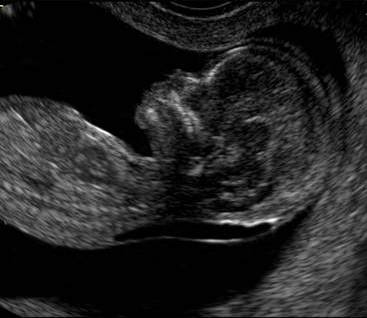
#> input picture obes_2/lab1/image0261.jpg, 367 x 318 px
$ python lab1_1.py
#> lines starting #> are read from the running program, lines starting #| are printed output that depends on the picture
import numpy as np
import matplotlib.pyplot as plt
import imghdr
import PIL
from PIL import ImageEnhance

path = r'image0261.jpg';
img_arr = plt.imread(path);
#> img_arr is the input picture: shape (318, 367, 3); mean R, G, B 34.3, 34.3, 34.3
ImType = imghdr.what(path);
Size_arr = np.shape(img_arr);
#> Size_arr = (318, 367, 3)
print('Тип зображення: ', ImType);
print('Розміри: '+str(Size_arr[0])+' x '+str(Size_arr[1])+' x '+str(Size_arr[2]));
#| Розміри: 318 x 367 x 3

plt.figure();
Image = plt.imshow(img_arr, cmap='Greys');
plt.title("Ультразвукове зображення плоду (за замовчуванням)");
plt.colorbar(Image)
plt.show()
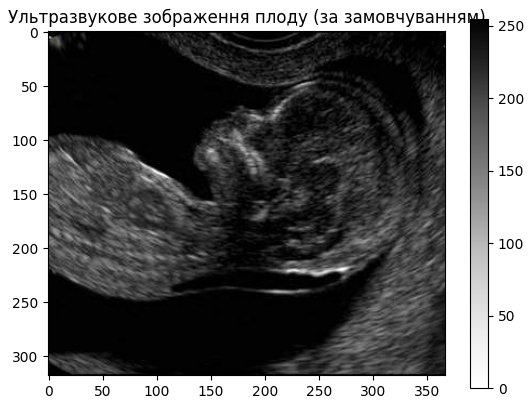
#> figure drawn by matplotlib, 2 panels

alpha_v = 0.2, 0.4, 1;
for a in alpha_v:
    alpha = a;
    plt.figure();
    plt.title("Ультразвукове зображення плоду, alpha = "+str(alpha));
    Image = plt.imshow(img_arr, cmap='Greys', alpha = alpha);
    plt.colorbar(Image);
    plt.show();
#> this loop made 3 passes
#> pass 1, `plt.show();`:
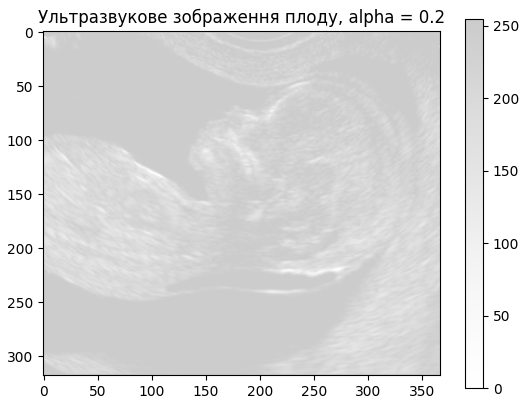
#> figure drawn by matplotlib, 2 panels
#> pass 2, `plt.show();`:
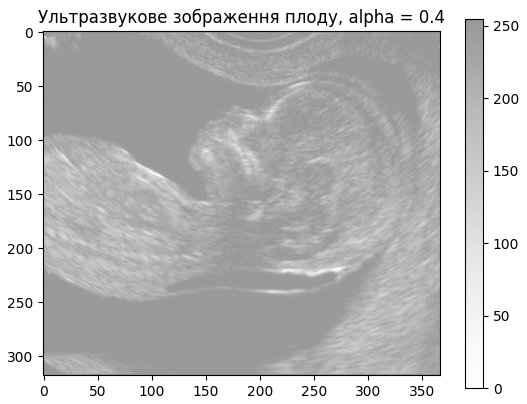
#> figure drawn by matplotlib, 2 panels

$ run again, with obes_2/lab1/12 NSCs Neurogel (I) x20 b-tubulin+GFAP.tifscale.jpg copied over obes_2/lab1/image0261.jpg
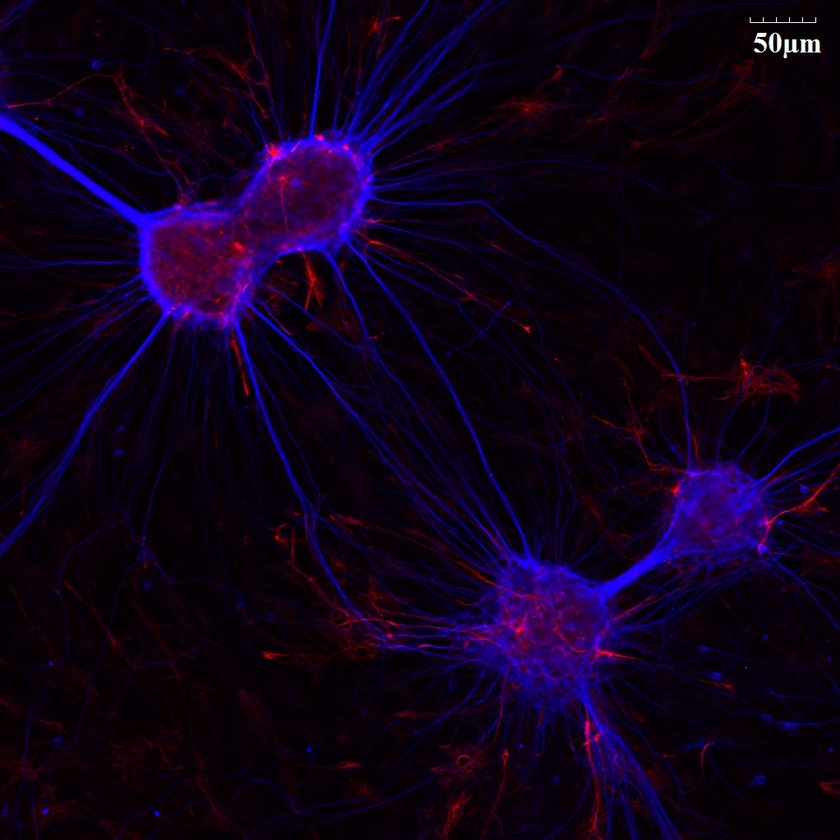
#> input picture obes_2/lab1/12 NSCs Neurogel (I) x20 b-tubulin+GFAP.tifscale.jpg, 840 x 840 px, shrunk from 1024 x 1024 before the run
#> img_arr is the input picture: shape (840, 840, 3); mean R, G, B 15.4, 1.1, 26.1
#| Розміри: 840 x 840 x 3
#> the loop `for a in alpha_v:` made 3 passes
#> pass 1, `plt.show();`:
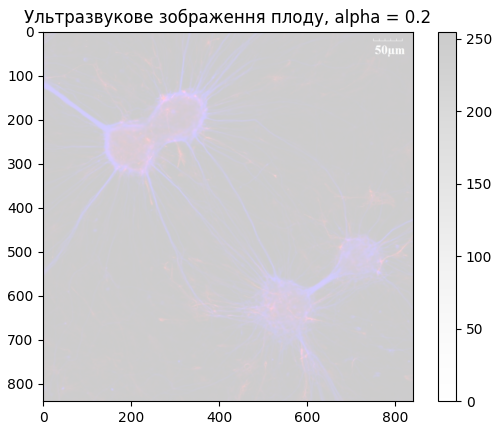
#> figure drawn by matplotlib, 2 panels
#> pass 2, `plt.show();`:
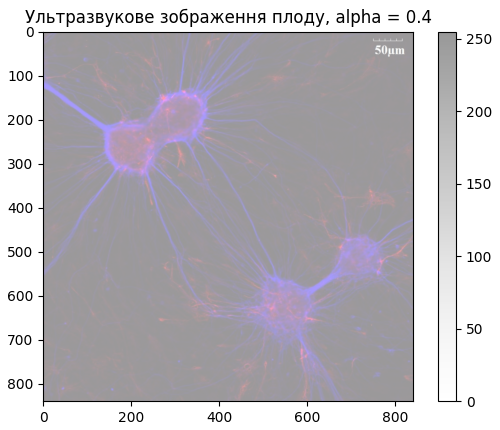
#> figure drawn by matplotlib, 2 panels

$ run again, with obes_2/lab1/NSCs GFAP+olig-2 (II - 53) x20.tifscale.jpg copied over obes_2/lab1/image0261.jpg
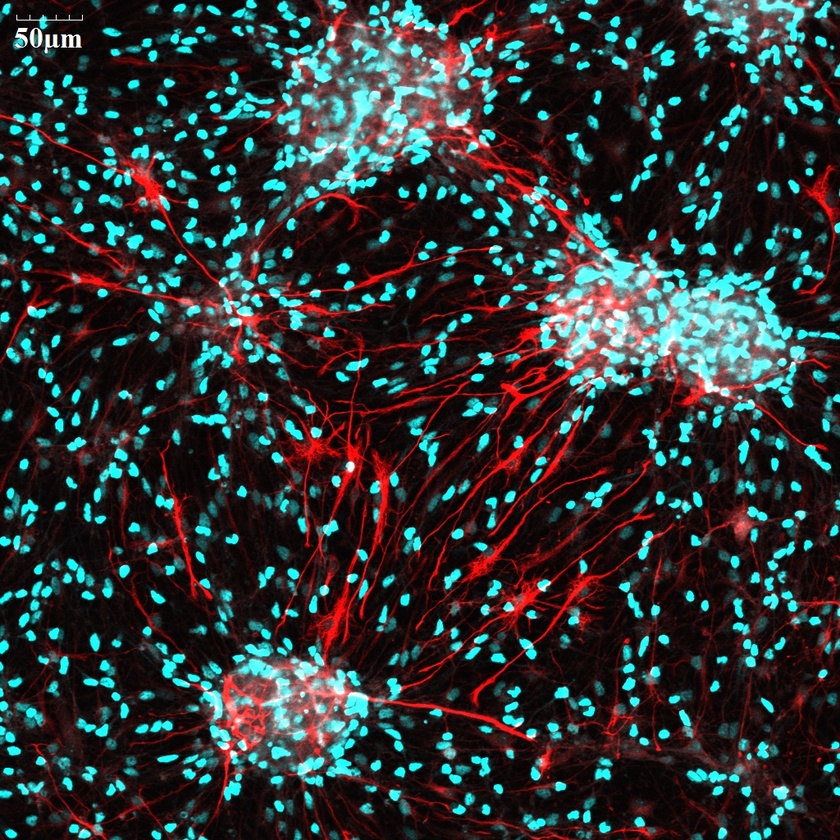
#> input picture obes_2/lab1/NSCs GFAP+olig-2 (II - 53) x20.tifscale.jpg, 840 x 840 px, shrunk from 1024 x 1024 before the run
#> img_arr is the input picture: shape (840, 840, 3); mean R, G, B 48, 53, 53.3
#| Розміри: 840 x 840 x 3
#> the loop `for a in alpha_v:` made 3 passes
#> pass 1, `plt.show();`:
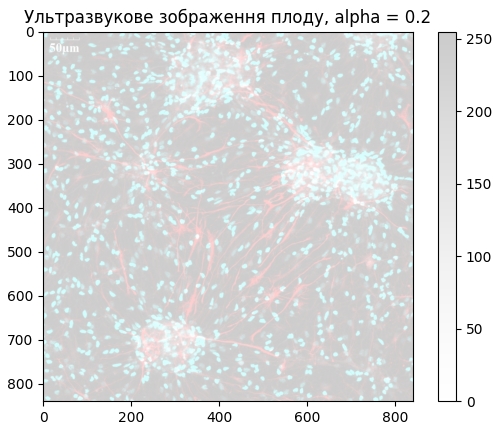
#> figure drawn by matplotlib, 2 panels
#> pass 2, `plt.show();`:
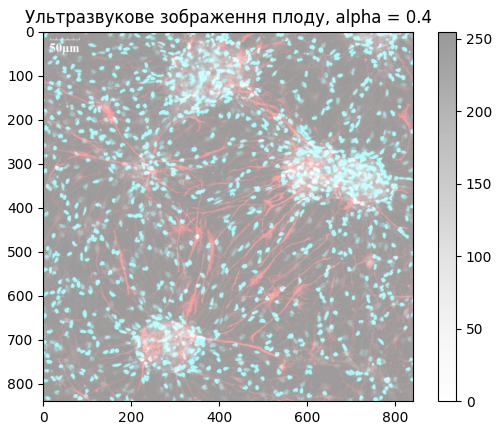
#> figure drawn by matplotlib, 2 panels
